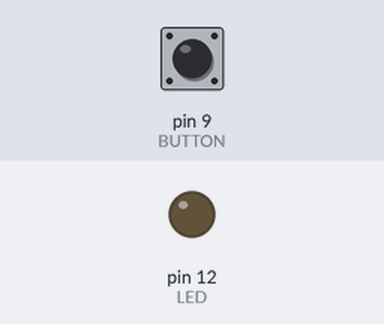
Bench run of a sketch on a simulated Arduino Uno, built with avr-gcc and run on an emulated ATmega328P. Shown: output pins drawn as LEDs (lit = HIGH). Dashed ring = blinking. Inputs (shaded band) come from the test bench; at power-on: pin 9 (BUTTON) LOW.

Above: at 1.2 s.
1.3 s: pin 9 (BUTTON) pulled HIGH for 1 s
At 2.4 s:
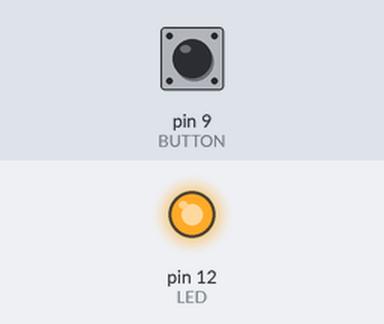
3.8 s: pin 9 (BUTTON) pulled HIGH for 0.15 s
At 4.8 s:
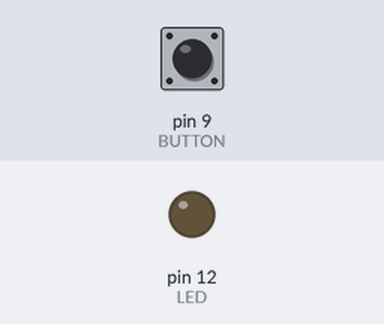
5.4 s: pin 9 (BUTTON) pulled HIGH for 3.2 s
At 5.5 s:
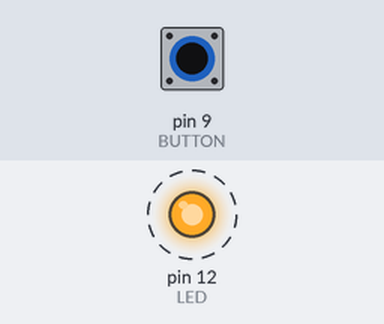
Timing chart, 0 to 9.9 s (numbered marks = the images above; inputs shaded):
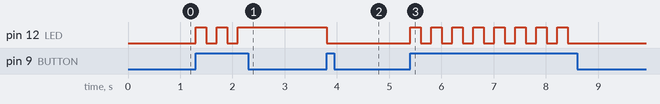

Measured:
- after the input at 1.3 s, pin 12 (LED): alternates HIGH for 0.20 s and LOW for 0.20 s, 5 changes in all, then stays HIGH, starting at once
- after the input at 3.8 s, pin 12 (LED): HIGH → LOW at once
- after the input at 5.4 s, pin 12 (LED): alternates HIGH for 0.20 s and LOW for 0.20 s, 16 changes in all, then stays LOW, starting at once

The sketch:

state_based_alarm.ino
```cpp
// generated by ArduinoML

int BUTTON = 9;
int LED = 12;

void setup() {
	pinMode(BUTTON, INPUT);
	pinMode(LED, OUTPUT);
}

int state = LOW; int prev = HIGH;
long time = 0; long debounce = 200;

void state_off() {
	digitalWrite(LED, LOW);
	boolean guard =  millis() - time > debounce;
	if (digitalRead(BUTTON) == HIGH && guard) {
		time = millis(); state_on();
	} else {
		state_off();
	}
}

void state_on() {
	digitalWrite(LED, HIGH);
	boolean guard =  millis() - time > debounce;
	if (digitalRead(BUTTON) == HIGH && guard) {
		time = millis(); state_off();
	} else {
		state_on();
	}
}

void loop() { state_off(); }
```
